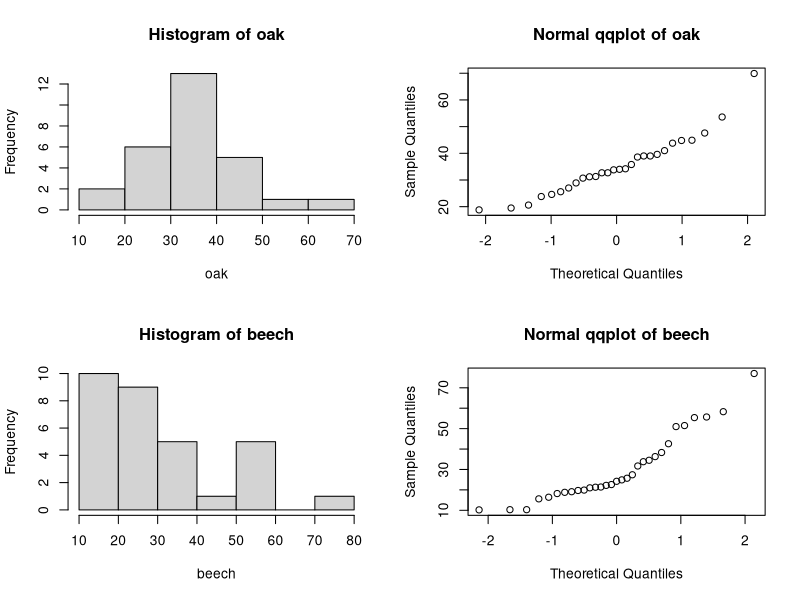
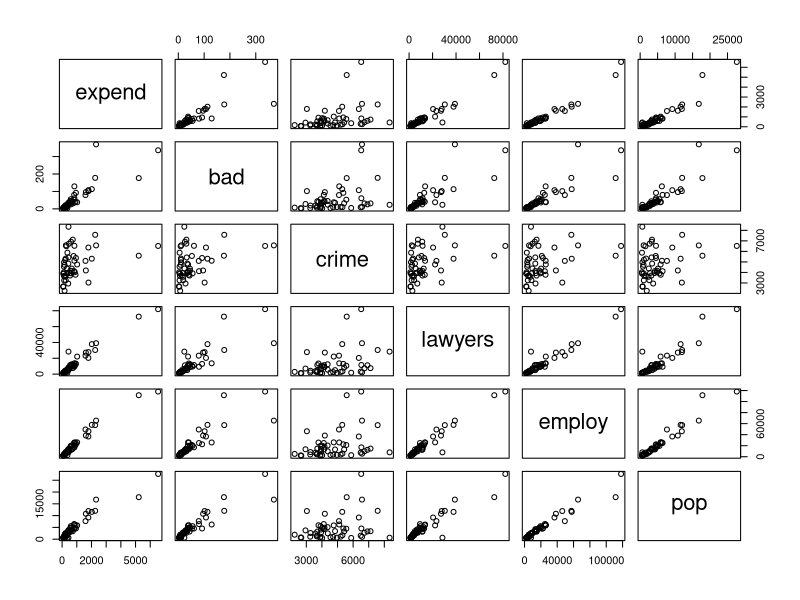
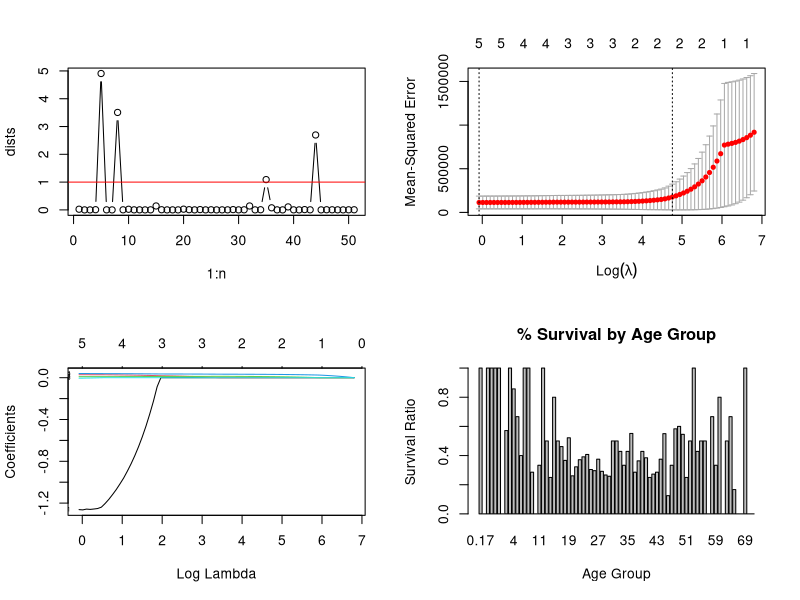
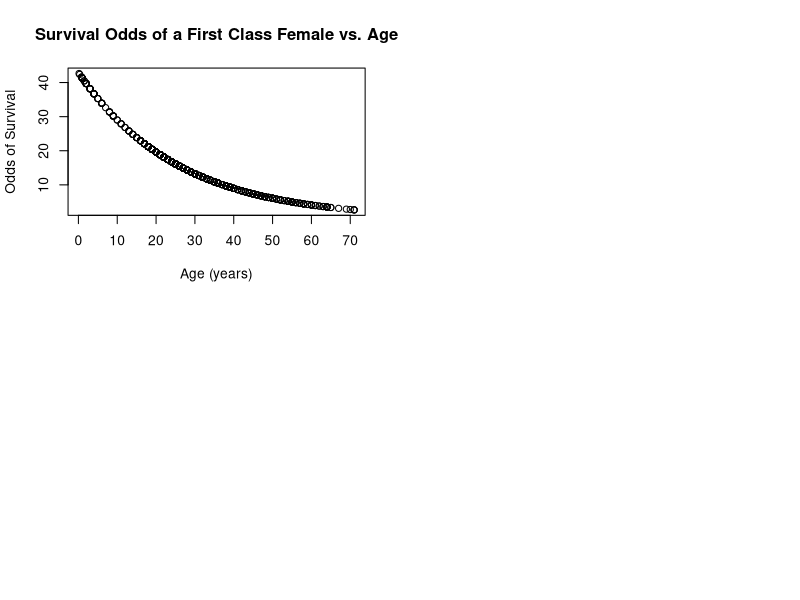

Reproduce these figures in R, in order.
## ---- chunk 1
options(digits=3) # e.g. for anova and summary() outputs...

# helper function to check normality throughout this assignment
checkNorm = function(data, name, unit="") {
  xlab = name
  if (unit != "") {
    xlab = sprintf("%s (%s)", name, unit)
  }
  hist(data, main=sprintf("Histogram of %s", name), xlab=xlab)
  qqnorm(data, main=sprintf("Normal qqplot of %s", name))
  res = shapiro.test(data)
  print(sprintf("Shapiro-Wilk normality p-value for %s: %.3f", name, res$p.value))
  return(res$p.value)
}

printPval = function(pval) {
  print(sprintf("p-value = %.3f", pval))
}

conclude = function(pval, hypothesis, type="test") {
  if (pval < 0.05) {
    return(sprintf("the p-value $%.3f<0.05$ for this %s suggests is sufficient evidence to reject the $H_0$ (%s).", pval, type, hypothesis));
  } else {
    return(sprintf("the p-value $%.3f>0.05$ for this %s suggests there's insufficient evidence to reject the $H_0$ (%s).", pval, type, hypothesis));
  }
}
## ---- chunk 2
trees = read.table("treeVolume.txt", header=T)
model = lm(volume~type, data=trees)
print("model coefficients:"); summary(model)$coefficients
res = anova(model)
sprintf("ANOVA p-value for type = %.3f", res["type", "Pr(>F)"])
## ---- chunk 3
oaks = dplyr::filter(trees, type == "oak")
beeches = dplyr::filter(trees, type != "oak")
par(mfrow = c(2, 2))
# making plots 
pval = checkNorm(oaks$volume, "oak")
pval = checkNorm(beeches$volume, "beech")

sprintf("oak mean volume = %.3f, beech mean volume = %.3f", mean(oaks$volume), mean(beeches$volume))

# TODO: we don't have to actually do this t test
#res = t.test(oaks$volume, beeches$volume)
#printPval(res$p.value)
## ---- chunk 4
new_oak = data.frame(type="oak"); new_beech = data.frame(type = "beech")
pred1 = predict(model, new_oak); pred2 = predict(model, new_beech)
sprintf("predicted volumes: oak = %.3f, beech = %.3f", pred1, pred2)
## ---- chunk 5
model = lm(volume~type*diameter + height, data=trees)
res = anova(model)
sprintf("ANOVA p-value for type:diameter = %.3f", res["type:diameter", "Pr(>F)"])
## ---- chunk 6
model = lm(volume~type*height + diameter, data=trees)
res = anova(model)
sprintf("ANOVA p-value for type:diameter = %.3f", res["type:height", "Pr(>F)"])
## ---- chunk 7
model = lm(volume~type+height+diameter, data=trees)
print("model coefficients:"); summary(model)$coefficients
print("anova:"); res = anova(model); res
## ---- chunk 8
# build better model where type isn't considered
modelC = lm(volume~height+diameter, data=trees)

avgTree = data.frame(height=mean(trees$height), diameter=mean(trees$diameter))
pred = predict(modelC, avgTree)
sprintf("predicted volume of average tree = %.3f", pred)
# mean(trees$volume) # this also gives the same result as expected

r2 = summary(modelC)$r.squared; ar2 = summary(modelC)$adj.r.squared
sprintf("modelC: R^2 = %.3f, Adj. R^2 = %.3f", r2, ar2)
## ---- chunk 9
# create predictor as cylinderical volume
trees$cylinder = trees$diameter * pi * trees$height

modelD = lm(volume~cylinder, data=trees)
print("model coefficients:"); summary(modelD)$coefficients
r2 = summary(modelD)$r.squared; ar2 = summary(modelD)$adj.r.squared
sprintf("model: R^2 = %.3f, Adj. R^2 = %.3f", r2, ar2)
print("ANOVA:"); anova(model)
## ---- chunk 10
crimes = read.table("expensescrime.txt", header=T)
pairs(crimes[,-1])
crimes$state = factor(crimes$state)


model = lm(expend~bad+crime+lawyers+employ+pop, data=crimes)
summary(model)$coefficients
anova(model)

print('model 2:')
model = lm(expend~crime+bad+lawyers+employ+pop, data=crimes)
summary(model)$coefficients
anova(model)

# sorting by population
#crimes[order(crimes$pop, decreasing=TRUE),]



#crimes
## ---- chunk 11
n = length(crimes[,1])
dists = cooks.distance(model)
plot(1:n, dists, type="b")
abline(1, 0, col = 'red') # plot y=1 for reference

# these are the indices into crimes that are cook's points
dists[dists > 1]
# TODO: print state names
#cooked = crimes[dists[dists > 1],]
#cooked

# investigating collinearity
cor(crimes[,-1])
res = cor(crimes[,-1])
# using 0.8 as a threshold to help with visiblility
res[res >= 0.8] = T; res[res <= 0.8] = F; 
res
## ---- chunk 12
evalModel = function(model, name) {
  print(sprintf("adding var '%s':", name))
  print(summary(model)$coefficients)
  r2 = summary(model)$r.squared; ar2 = summary(model)$adj.r.squared
  sprintf("model: R^2 = %.3f", r2)
}

evalModel(lm(expend~bad, data=crimes), name="bad")
evalModel(lm(expend~crime, data=crimes), name="crime")
evalModel(lm(expend~lawyers, data=crimes), name="lawyers")
evalModel(lm(expend~employ, data=crimes), name="employ")
evalModel(lm(expend~pop, data=crimes), name="pop")

# employ has highest adj. R^2 (0.955) and is significant
print("****round2****")
evalModel(lm(expend~employ+bad, data=crimes), name="bad")
evalModel(lm(expend~employ+crime, data=crimes), name="crime")
evalModel(lm(expend~employ+lawyers, data=crimes), name="lawyers")
evalModel(lm(expend~employ+pop, data=crimes), name="pop")
## ---- chunk 13
model = lm(expend~employ, data=crimes) # result of part 2b
state = data.frame(bad=50, crime=5000, lawyers=5000, employ=5000, pop=5000)
predict(model, state, interval="prediction")
## ---- chunk 14
#set.seed(444) # ensuring results don't change each time its run
x = as.matrix(crimes[,-1]) # remove states column
x = x[,-1] # remove expenditure
y = crimes[,2]
#x

train = sample(1:nrow(x),0.67*nrow(x))
x.train = x[train,]; y.train = y[train]
x.test = x[-train,]; y.test = y[-train] 

lm.model = lm(expend~bad+crime+lawyers+employ+pop,data=crimes, subset=train)
y.predict.lm = predict(lm.model,newdata=crimes[-train,])
mse.lm = mean((y.test-y.predict.lm)^2)
sprintf("linear model mse = %.3f", mse.lm)

library(glmnet) 
lasso.model = glmnet(x.train,y.train,alpha=1)
lasso.cv = cv.glmnet(x.train,y.train,alpha=1,type.measure="mse",nfolds=5)

plot(lasso.model,label=T,xvar="lambda")
plot(lasso.cv) 

lambda.min = lasso.cv$lambda.min; lambda.1se=lasso.cv$lambda.1se; 
sprintf("lambda.min = %.3f, lambda.1se = %.3f", lambda.min, lambda.1se)

coef(lasso.model,s=lasso.cv$lambda.min) 
coef(lasso.model,s=lasso.cv$lambda.1se) 

lasso.pred1 = predict(lasso.model,s=lambda.min,newx=x.test) 
lasso.pred2 = predict(lasso.model,s=lambda.1se,newx=as.matrix(x.test))
mse1.lasso = mean((y.test-lasso.pred1)^2)
mse2.lasso = mean((y.test-lasso.pred2)^2)
sprintf("mse1 = %.3f, mse2 = %.3f", mse1.lasso, mse2.lasso)
## ---- chunk 15
titanic = read.table("titanic.txt", header=T)
titanic$PClass = factor(titanic$PClass)
titanic$Sex = factor(titanic$Sex)
#titanic$Survived = factor(titanic$Survived)

library(plyr)
# round age to nearest 10 years
#   https://stackoverflow.com/a/6466894
titanic$Ager = round_any(titanic$Age, 20)
titanic$Ager = factor(titanic$Ager)
titanic$Age2 = titanic$Age^2

print("total number of individuals for each combination of class and gender:")
tot = xtabs(~PClass+Sex, data=titanic)
tot

print("Surival rate by class and gender combinations:")
totc = xtabs(Survived~PClass+Sex, data=titanic)
round(totc/tot, 2)

#plot(titanic$Age, y=titanic$Survived, xlim=c(0, 100))
totage = xtabs(~Age, data=titanic)
barplot(xtabs(Survived~Age,data=titanic)/totage, main="% Survival by Age Group", xlab="Age Group", ylab="Survival Ratio")

# build logistic regression model
#roundUp = function(x) 10^ceiling(log10(x))

model = glm(Survived~Age+Sex+PClass,data=titanic, family=binomial)
summary(model)

plot(titanic$Age,exp(3.759662 + titanic$Age*-0.039177), ylab="Odds of Survival", xlab="Age (years)",main="Survival Odds of a First Class Female vs. Age")

#res$coefficients['(Intercept)', 'Pr(>|z|)']



## ---- chunk 16

ageclass_model = glm(Survived~Age*PClass+Sex,data=titanic, family=binomial)
summary(ageclass_model)

agesex_model = glm(Survived~Age*Sex+PClass,data=titanic, family=binomial)
summary(agesex_model)

male1 = data.frame(Age=55, Sex = "male", PClass = "1st")
male2 = data.frame(Age=55, Sex = "male", PClass = "2nd")
male3 = data.frame(Age=55, Sex = "male", PClass = "3rd")
female1 = data.frame(Age=55, Sex = "female", PClass = "1st")
female2 = data.frame(Age=55, Sex = "female", PClass = "2nd")
female3 = data.frame(Age=55, Sex = "female", PClass = "3rd")

predict(model,female1, type="response")
predict(model,female2, type="response")
predict(model,female3, type="response")
predict(model,male1, type="response")
predict(model,male2, type="response")
predict(model,male3, type="response")


## ---- chunk 17
coups = read.table("coups.txt", header=T)
coups

coupsglm = glm(miltcoup~oligarchy+pollib+parties+pctvote+popn+size+numelec+numregim, family=poisson, data=coups)
summary(coupsglm)
## ---- chunk 18

coupsglm1 = glm(miltcoup~oligarchy+pollib+parties+pctvote+popn+size+numelec+numregim, family=poisson, data=coups)
summary(coupsglm1)

#numelec has highest p-value so we remove it

coupsglm2 = glm(miltcoup~oligarchy+pollib+parties+pctvote+popn+size+numregim, family=poisson, data=coups)
summary(coupsglm2)

#numregim has highest p-value so we remove it

coupsglm3 = glm(miltcoup~oligarchy+pollib+parties+pctvote+popn+size, family=poisson, data=coups)
summary(coupsglm3)

#size has highest p-value so we remove it

coupsglm4 = glm(miltcoup~oligarchy+pollib+parties+pctvote+popn, family=poisson, data=coups)
summary(coupsglm4)

#popn has highest p-value so we remove it

coupsglm5 = glm(miltcoup~oligarchy+pollib+parties+pctvote, family=poisson, data=coups)
summary(coupsglm5)

#pctvote has highest p-value so we remove it

coupsglm6 = glm(miltcoup~oligarchy+pollib+parties, family=poisson, data=coups)
summary(coupsglm6)

print("numelec, numregim, size, popn, pctvote")



## ---- chunk 19

country1 = data.frame(oligarchy = mean(coups$oligarchy), pollib = 0, parties = mean(coups$parties))
country2 = data.frame(oligarchy = mean(coups$oligarchy), pollib = 1, parties = mean(coups$parties))
country3 = data.frame(oligarchy = mean(coups$oligarchy), pollib = 2, parties = mean(coups$parties))

predict(coupsglm6,country1, type="response")
predict(coupsglm6,country2, type="response")
predict(coupsglm6,country3, type="response")

